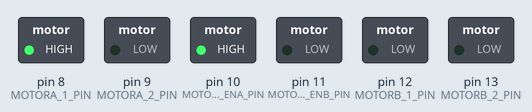
The sketch below on a simulated Arduino Uno, built with avr-gcc and run on an emulated ATmega328P. On the bench: switched loads named in the sketch (green lamp = pin HIGH).

Above: at 0.1 s.
Timing chart, 0 to 1.6 s (numbered marks = the images above):
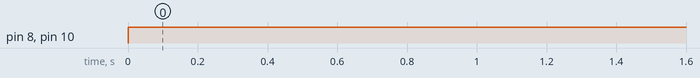

The sketch:

L298N-MotorRun2.ino
```cpp
/*
   A L298N motor run test
*/


//declare motor pins
//from left to right
const int MOTORA_1_PIN = 8;   //LEFT 1: IN1
const int MOTORA_2_PIN = 9;   //LEFT 2: IN2
const int MOTORA_ENA_PIN = 10;   //LEFT PWM: ENA
const int MOTORB_1_PIN = 12;  //RIGHT 1:  IN3
const int MOTORB_2_PIN = 13;  //RIGHT 2:  IN4
const int MOTORB_ENB_PIN = 11;  //RIGHT PWM:  ENB


//left wheel forward
void leftWheelForward() {
  digitalWrite(MOTORA_1_PIN, LOW);
  digitalWrite(MOTORA_2_PIN, HIGH);
}
//right wheel forward
void rightWheelForward() {
  digitalWrite(MOTORB_1_PIN, LOW);
  digitalWrite(MOTORB_2_PIN, HIGH);
}
//left wheel backward
void leftWheelBackward() {
  digitalWrite(MOTORA_1_PIN, HIGH);
  digitalWrite(MOTORA_2_PIN, LOW);
}
//right wheel backward
void rightWheelBackward() {
  digitalWrite(MOTORB_1_PIN, HIGH);
  digitalWrite(MOTORB_2_PIN, LOW);
}
//left wheel stop
void leftWheelStop() {
  digitalWrite(MOTORA_1_PIN, LOW);
  digitalWrite(MOTORA_2_PIN, LOW);
}
//right wheel stop
void rightWheelStop() {
  digitalWrite(MOTORB_1_PIN, LOW);
  digitalWrite(MOTORB_2_PIN, LOW);
}

//car turn left
void turnLeft() {
  leftWheelStop();
  rightWheelForward();
}
//car turn right
void turnRight() {
  leftWheelForward();
  rightWheelStop();
}
//car go forward
void goForward() {
  leftWheelForward();
  rightWheelForward();
}
//car go backward
void goBackward() {
  leftWheelBackward();
  rightWheelBackward();
}
//car stop
void park() {
  leftWheelStop();
  rightWheelStop();
}

void setup() {
  // put your setup code here, to run once:
  //make the motor's pins output:
  pinMode(MOTORA_1_PIN, OUTPUT);
  pinMode(MOTORA_2_PIN, OUTPUT);
  pinMode(MOTORA_ENA_PIN, OUTPUT);
  pinMode(MOTORB_1_PIN, OUTPUT);
  pinMode(MOTORB_2_PIN, OUTPUT);
  pinMode(MOTORB_ENB_PIN, OUTPUT);

  //  digitalWrite(MOTORA_1_PIN, LOW);
  //  digitalWrite(MOTORA_2_PIN, HIGH);
  //  analogWrite(MOTORA_ENA_PIN, 255);
}

void loop() {
  //  goForward();
  //  delay(2000);
  //  park();
  //  delay(2000);
  //  goBackward();
  //  delay(2000);
  //  park();
  //  delay(2000);
  //  turnLeft();
  //  delay(2000);
  //  park();
  //  delay(2000);
  //  turnRight();
  //  delay(2000);
  //  park();
  //  delay(2000);

  //  for (int i = 0; i <= 255; i++) {
  //    digitalWrite(MOTORA_1_PIN, LOW);
  //    digitalWrite(MOTORA_2_PIN, HIGH);
  //    analogWrite(MOTORA_ENA_PIN, i);
  //    delay(50);
  //  }
  //  for (int i = 255; i >= 0; i--) {
  //    digitalWrite(MOTORA_1_PIN, HIGH);
  //    digitalWrite(MOTORA_2_PIN, LOW);
  //    analogWrite(MOTORA_ENA_PIN, i);
  //    delay(50);
  //  }
  //  for (int i = 100; i <= 0; i--) {
  //    digitalWrite(MOTORB_1_PIN, HIGH);
  //    digitalWrite(MOTORB_2_PIN, LOW);
  //    analogWrite(MOTORB_ENB_PIN, i);
  //    delay(500);
  //  }

  digitalWrite(MOTORA_1_PIN, HIGH);
  digitalWrite(MOTORA_2_PIN, LOW);
  analogWrite(MOTORA_ENA_PIN, 255);
  //  delay(1000);
  //
  //  digitalWrite(MOTORB_1_PIN, HIGH);
  //  digitalWrite(MOTORB_2_PIN, LOW);
  //  analogWrite(MOTORB_ENB_PIN, 255);

}
```

Measured:
- by itself, pin 8 (MOTORA_1_PIN), pin 10 (MOTORA_ENA_PIN): LOW → HIGH at 0.00 s
